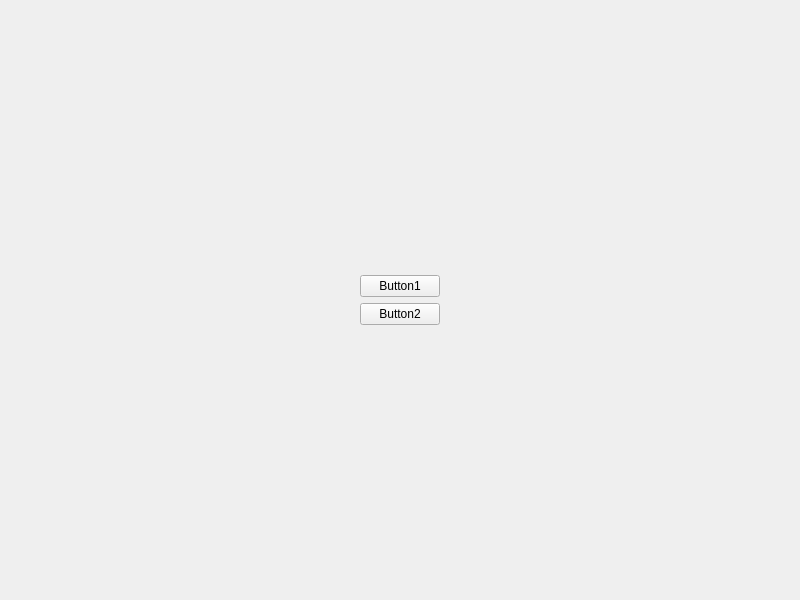
<?xml version="1.0" encoding="UTF-8"?>
<ui version="4.0">
 <class>Widget</class>
 <widget class="QWidget" name="Widget">
  <property name="geometry">
   <rect>
    <x>0</x>
    <y>0</y>
    <width>800</width>
    <height>600</height>
   </rect>
  </property>
  <property name="windowTitle">
   <string>Widget</string>
  </property>
  <layout class="QHBoxLayout" name="horizontalLayout">
   <item>
    <spacer name="S_Left">
     <property name="orientation">
      <enum>Qt::Horizontal</enum>
     </property>
     <property name="sizeHint" stdset="0">
      <size>
       <width>40</width>
       <height>20</height>
      </size>
     </property>
    </spacer>
   </item>
   <item>
    <widget class="QWidget" name="W_Vertical" native="true">
     <layout class="QVBoxLayout" name="verticalLayout">
      <item>
       <spacer name="S_Top">
        <property name="orientation">
         <enum>Qt::Vertical</enum>
        </property>
        <property name="sizeHint" stdset="0">
         <size>
          <width>20</width>
          <height>40</height>
         </size>
        </property>
       </spacer>
      </item>
      <item>
       <widget class="QWidget" name="W_Central" native="true">
        <layout class="QVBoxLayout" name="verticalLayout_2">
         <item>
          <widget class="QPushButton" name="PB_Button1">
           <property name="text">
            <string>Button1</string>
           </property>
          </widget>
         </item>
         <item>
          <widget class="QPushButton" name="PB_Button2">
           <property name="text">
            <string>Button2</string>
           </property>
          </widget>
         </item>
        </layout>
       </widget>
      </item>
      <item>
       <spacer name="S_Bottom">
        <property name="orientation">
         <enum>Qt::Vertical</enum>
        </property>
        <property name="sizeHint" stdset="0">
         <size>
          <width>20</width>
          <height>40</height>
         </size>
        </property>
       </spacer>
      </item>
     </layout>
    </widget>
   </item>
   <item>
    <spacer name="S_Right">
     <property name="orientation">
      <enum>Qt::Horizontal</enum>
     </property>
     <property name="sizeHint" stdset="0">
      <size>
       <width>40</width>
       <height>20</height>
      </size>
     </property>
    </spacer>
   </item>
  </layout>
 </widget>
 <resources/>
 <connections/>
</ui>
